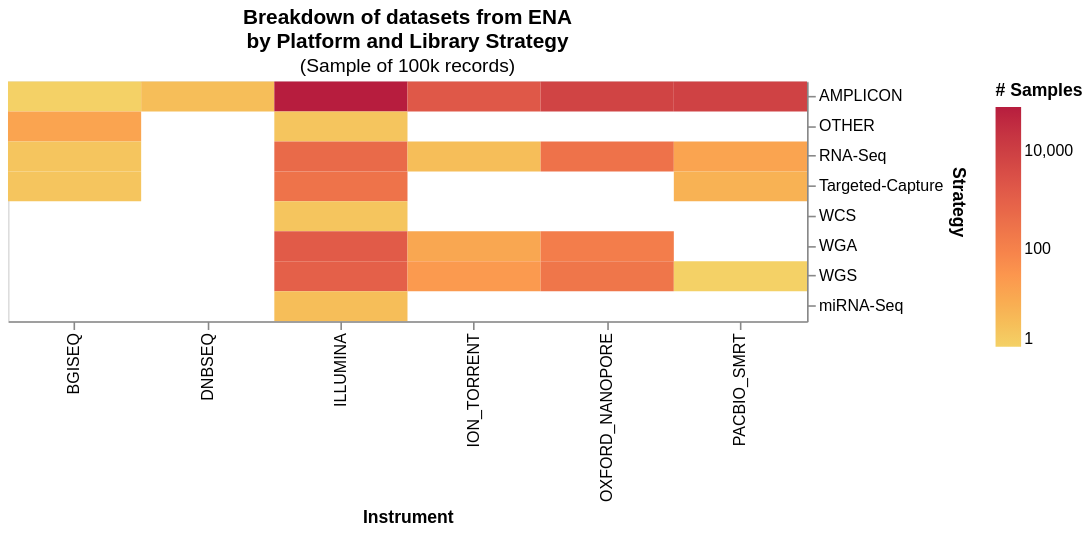

Notebook cell for this chart:
### Markdown cell above
## Plotting the data

### Code cell
back = alt.Chart(heatmap_2d).mark_rect(opacity=1).encode(
    x=alt.X(
        "instrument_platform:N",
        title="Instrument"
    ),
    y=alt.Y(
        "library_strategy:N",
        title="Strategy",
        axis=alt.Axis(orient='right')
    ),
    color=alt.Color(
        "run_accession:Q",
        title="# Samples",
        scale=alt.Scale(
            scheme="goldred",
            type="log"
        ),
    ),
    tooltip=[
        alt.Tooltip(
            "instrument_platform:N",
            title="Machine"
        ),
        alt.Tooltip(
            "run_accession:Q",
            title="Number of runs"
        ),
        alt.Tooltip(
            "library_strategy:N",
            title="Protocol"
        )
    ]
).properties(
    width=500,
    height=150,
    title={
        "text": ["Breakdown of datasets from ENA",
                 "by Platform and Library Strategy"],
        "subtitle": "(Sample of 100k records)"
    }
)

back

### Figure 1 — Vega-Lite specification as saved in the notebook (floating-point values rounded to 4 significant figures)
{"config": {"view": {"continuousWidth": 300, "continuousHeight": 300}}, "data": {"name": "data-0c1367e49a7528048fe172df9ad3d2ce"}, "mark": {"type": "rect", "opacity": 1}, "encoding": {"color": {"field": "run_accession", "scale": {"scheme": "goldred", "type": "log"}, "title": "# Samples", "type": "quantitative"}, "tooltip": [{"field": "instrument_platform", "title": "Machine", "type": "nominal"}, {"field": "run_accession", "title": "Number of runs", "type": "quantitative"}, {"field": "library_strategy", "title": "Protocol", "type": "nominal"}], "x": {"field": "instrument_platform", "title": "Instrument", "type": "nominal"}, "y": {"axis": {"orient": "right"}, "field": "library_strategy", "title": "Strategy", "type": "nominal"}}, "height": 150, "title": {"text": ["Breakdown of datasets from ENA", "by Platform and Library Strategy"], "subtitle": "(Sample of 100k records)"}, "width": 500, "$schema": "https://vega.github.io/schema/vega-lite/v6.1.0.json", "datasets": {"data-0c1367e49a7528048fe172df9ad3d2ce": [{"instrument_platform": "BGISEQ", "library_strategy": "AMPLICON", "run_accession": 1}, {"instrument_platform": "BGISEQ", "library_strategy": "OTHER", "run_accession": 13}, {"instrument_platform": "BGISEQ", "library_strategy": "RNA-Seq", "run_accession": 2}, {"instrument_platform": "BGISEQ", "library_strategy": "Targeted-Capture", "run_accession": 2}, {"instrument_platform": "DNBSEQ", "library_strategy": "AMPLICON", "run_accession": 3}, {"instrument_platform": "ILLUMINA", "library_strategy": "AMPLICON", "run_accession": 78262}, {"instrument_platform": "ILLUMINA", "library_strategy": "OTHER", "run_accession": 2}, {"instrument_platform": "ILLUMINA", "library_strategy": "RNA-Seq", "run_accession": 524}, {"instrument_platform": "ILLUMINA", "library_strategy": "Targeted-Capture", "run_accession": 272}, {"instrument_platform": "ILLUMINA", "library_strategy": "WCS", "run_accession": 2}, {"instrument_platform": "ILLUMINA", "library_strategy": "WGA", "run_accession": 1389}, {"instrument_platform": "ILLUMINA", "library_strategy": "WGS", "run_accession": 977}, {"instrument_platform": "ILLUMINA", "library_strategy": "miRNA-Seq", "run_accession": 3}, {"instrument_platform": "ION_TORRENT", "library_strategy": "AMPLICON", "run_accession": 1752}, {"instrument_platform": "ION_TORRENT", "library_strategy": "RNA-Seq", "run_accession": 3}, {"instrument_platform": "ION_TORRENT", "library_strategy": "WGA", "run_accession": 11}, {"instrument_platform": "ION_TORRENT", "library_strategy": "WGS", "run_accession": 24}, {"instrument_platform": "OXFORD_NANOPORE", "library_strategy": "AMPLICON", "run_accession": 7305}, {"instrument_platform": "OXFORD_NANOPORE", "library_strategy": "RNA-Seq", "run_accession": 292}, {"instrument_platform": "OXFORD_NANOPORE", "library_strategy": "WGA", "run_accession": 134}, {"instrument_platform": "OXFORD_NANOPORE", "library_strategy": "WGS", "run_accession": 227}, {"instrument_platform": "PACBIO_SMRT", "library_strategy": "AMPLICON", "run_accession": 8379}, {"instrument_platform": "PACBIO_SMRT", "library_strategy": "RNA-Seq", "run_accession": 13}, {"instrument_platform": "PACBIO_SMRT", "library_strategy": "Targeted-Capture", "run_accession": 6}, {"instrument_platform": "PACBIO_SMRT", "library_strategy": "WGS", "run_accession": 1}]}}
